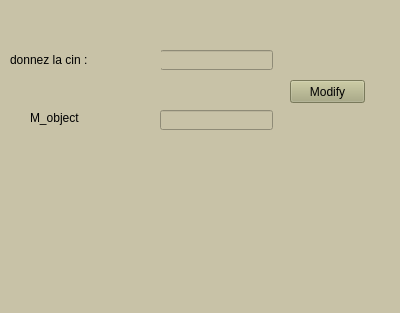
<?xml version="1.0" encoding="UTF-8"?>
<ui version="4.0">
 <class>Form</class>
 <widget class="QWidget" name="Form">
  <property name="geometry">
   <rect>
    <x>0</x>
    <y>0</y>
    <width>400</width>
    <height>313</height>
   </rect>
  </property>
  <property name="windowTitle">
   <string>Form</string>
  </property>
  <property name="styleSheet">
   <string notr="true">background-color : rgb(200, 194, 167)</string>
  </property>
  <widget class="QLineEdit" name="codelineEdit">
   <property name="geometry">
    <rect>
     <x>160</x>
     <y>110</y>
     <width>113</width>
     <height>20</height>
    </rect>
   </property>
   <property name="text">
    <string/>
   </property>
  </widget>
  <widget class="QLabel" name="label">
   <property name="geometry">
    <rect>
     <x>30</x>
     <y>110</y>
     <width>91</width>
     <height>16</height>
    </rect>
   </property>
   <property name="styleSheet">
    <string notr="true">font: 11pt &quot;Segoe Script&quot;;</string>
   </property>
   <property name="text">
    <string>M_object</string>
   </property>
  </widget>
  <widget class="QPushButton" name="BtnModify">
   <property name="geometry">
    <rect>
     <x>290</x>
     <y>80</y>
     <width>75</width>
     <height>23</height>
    </rect>
   </property>
   <property name="styleSheet">
    <string notr="true">font: 10pt &quot;MV Boli&quot;; 
background-color : rgb(170, 170, 127)</string>
   </property>
   <property name="text">
    <string>Modify</string>
   </property>
  </widget>
  <widget class="QLineEdit" name="cinDonneelineEdit">
   <property name="geometry">
    <rect>
     <x>160</x>
     <y>50</y>
     <width>113</width>
     <height>20</height>
    </rect>
   </property>
   <property name="text">
    <string/>
   </property>
  </widget>
  <widget class="QLabel" name="label_2">
   <property name="geometry">
    <rect>
     <x>10</x>
     <y>50</y>
     <width>151</width>
     <height>20</height>
    </rect>
   </property>
   <property name="styleSheet">
    <string notr="true">font: 11pt &quot;Segoe Script&quot;;</string>
   </property>
   <property name="text">
    <string>donnez la cin :</string>
   </property>
  </widget>
 </widget>
 <resources/>
 <connections/>
</ui>
